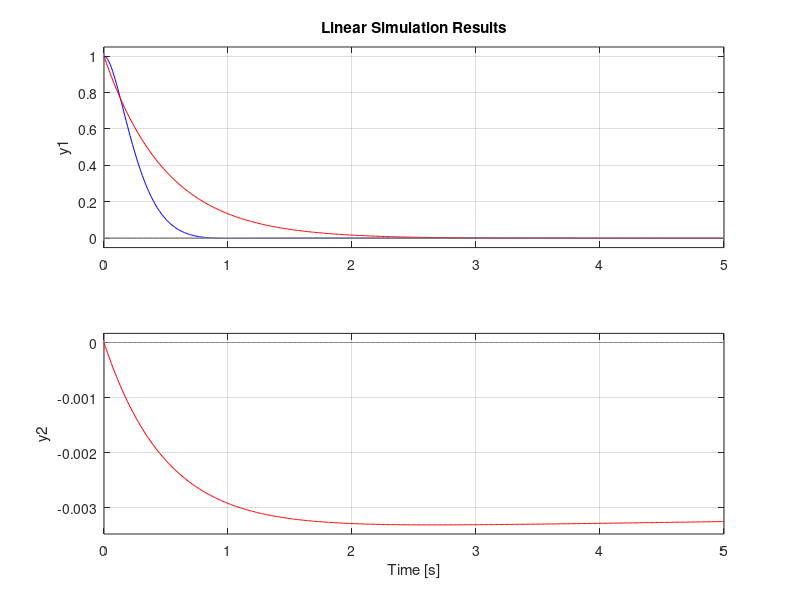

Source code (MATLAB):
pkg load control;
stall_current = 134;
stall_torque = 0.71;
free_speed = 18730;
K_t = stall_torque/stall_current;
K_v = 12/free_speed;
R = 12/stall_current;
G = 1/40;
r = 1.43/2;
mass = 18;
kF = ((K_t*K_v)/(G*G*R*r*r*mass));
kM = ((K_t)/(G*R*r*mass));
A_c = [0 1
       0 -kF];
B_c = [0
       kM];
C_c = [1 0];
p_L = [-2 -0.01];
p_K = [-6+3i -6-3i];
L = place(A_c', C_c', p_L)'
K = place(A_c, B_c, p_K)
t = 0:.01:5;
u = zeros(size(t));
x0 = [1
      0];
lsim(ss(A_c - B_c*K, B_c), u, t, x0, 'b')
lsim(ss(A_c - L*C_c, L), u, t, x0, 'r')

pause;
